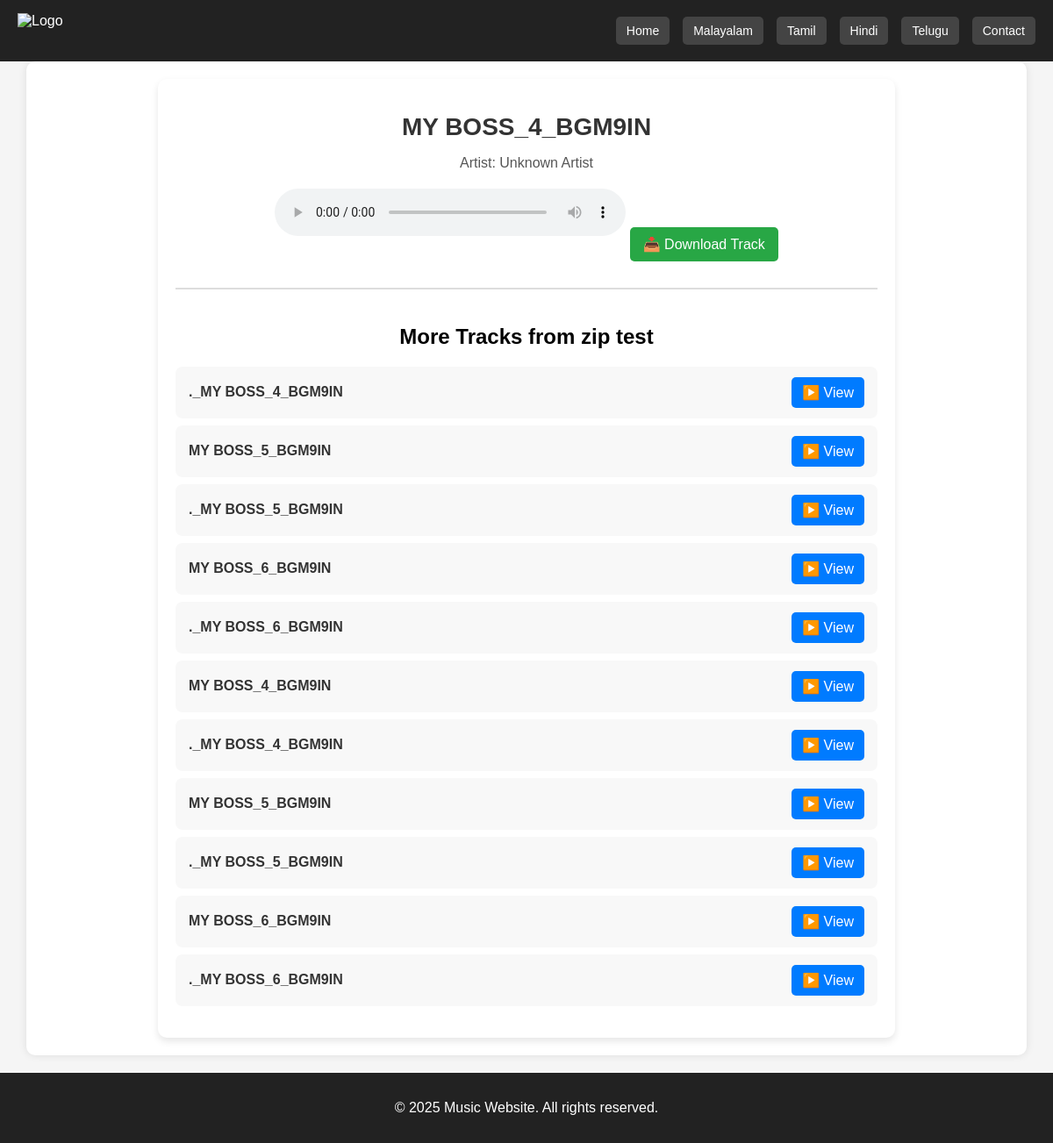
Page /track/5/ on the committed database.
### music/models.py (models this page shows, shortened)
class Music(models.Model):
    title = models.CharField(max_length=255)
    artist = models.CharField(max_length=255, default="Unknown Artist")
    album = models.ForeignKey(Album, on_delete=models.CASCADE, related_name="tracks", blank=True, null=True)
    file = models.FileField(upload_to='music_files/', help_text="Upload MP3 files")
    cover_image = models.ImageField(upload_to='music_covers/', blank=True, null=True, help_text="Upload an image for the track")

class Album(models.Model):
    title = models.CharField(max_length=255, unique=True)
    category = models.ForeignKey(Category, on_delete=models.SET_NULL, null=True, blank=True, related_name="albums")
    cover_image = models.ImageField(upload_to='album_covers/', blank=True, null=True, help_text="Upload an album cover")
    zip_file = models.FileField(upload_to='album_zips/', blank=True, null=True, help_text="Upload a ZIP file containing MP3s")

### music/views.py (the view)
# urls.py: path('track/<int:track_id>/', track_detail, name='track_detail'),
def track_detail(request, track_id):
    track = get_object_or_404(Music, id=track_id)
    album_tracks = track.album.tracks.exclude(id=track.id) if track.album else []
    ads = get_ad_settings()
    return render(request, 'track_detail.html', {'track': track, 'album_tracks': album_tracks, 'ads': ads})

### music/views.py (called while the page is built)
def get_ad_settings():
    return AdSettings.objects.first()

### music/templates/music/track_detail.html (shortened to what this page needs)
{% extends 'base.html' %}
{% block content %}
<div class="track-container">
    <h1 class="track-title">{{ track.title }}</h1>
    <p class="track-info">Artist: {{ track.artist }}</p>
    <audio controls class="audio-player">
        <source src="{{ track.file.url }}" type="audio/mpeg">
    </audio>
    <a href="{{ track.file.url }}" download class="download-btn">📥 Download Track</a>
    {% if album_tracks %}
    <div class="other-tracks">
        <h2>More Tracks from {{ track.album.title }}</h2>
        <ul class="track-list">
            {% for other_track in album_tracks %}
                <li class="track-item">
                    <span class="track-name">{{ other_track.title }}</span>
                    <a href="{% url 'track_detail' other_track.id %}" class="view-btn">▶️ View</a>
                </li>
            {% endfor %}
        </ul>
    </div>
    {% endif %}
</div>
{% endblock %}

### music/templates/music/base.html (style rules this page uses)
body { font-family: Arial, sans-serif; margin: 0; padding: 0; background: #f5f5f5; }

### music/templates/music/track_detail.html (style rules this page uses)
.track-container { max-width: 800px; margin: auto; padding: 20px; background: #fff; border-radius: 10px; box-shadow: 0 4px 8px rgba(0, 0, 0, 0.1); text-align: center; }
.track-title { font-size: 28px; font-weight: bold; margin-bottom: 10px; color: #333; }
.track-info { font-size: 16px; color: #555; margin-bottom: 20px; }
.audio-player { width: 100%; max-width: 400px; margin: auto; margin-bottom: 15px; }
.download-btn { display: inline-block; text-decoration: none; color: white; background: #28a745; padding: 10px 15px; border-radius: 5px; transition: 0.3s; font-size: 16px; }
.other-tracks { margin-top: 30px; padding-top: 20px; border-top: 2px solid #ddd; }
.track-list { list-style: none; padding: 0; }
.track-item { display: flex; align-items: center; justify-content: space-between; padding: 12px 15px; margin: 8px 0; background: #f8f8f8; border-radius: 8px; transition: 0.3s; }
.track-name { font-size: 16px; font-weight: bold; color: #333; }
.view-btn { text-decoration: none; color: white; background: #007bff; padding: 8px 12px; border-radius: 5px; transition: 0.3s; }

### rows in the picture
Music: title "MY BOSS_4_BGM9IN", artist "Unknown Artist", album "zip test"
Music: title "._MY BOSS_4_BGM9IN"
Music: title "MY BOSS_5_BGM9IN"
Music: title "._MY BOSS_5_BGM9IN"
Music: title "MY BOSS_6_BGM9IN"
Music: title "._MY BOSS_6_BGM9IN"
Music: title "MY BOSS_4_BGM9IN"
Music: title "._MY BOSS_4_BGM9IN"
Music: title "MY BOSS_5_BGM9IN"
Music: title "._MY BOSS_5_BGM9IN"
Music: title "MY BOSS_6_BGM9IN"
Music: title "._MY BOSS_6_BGM9IN"
